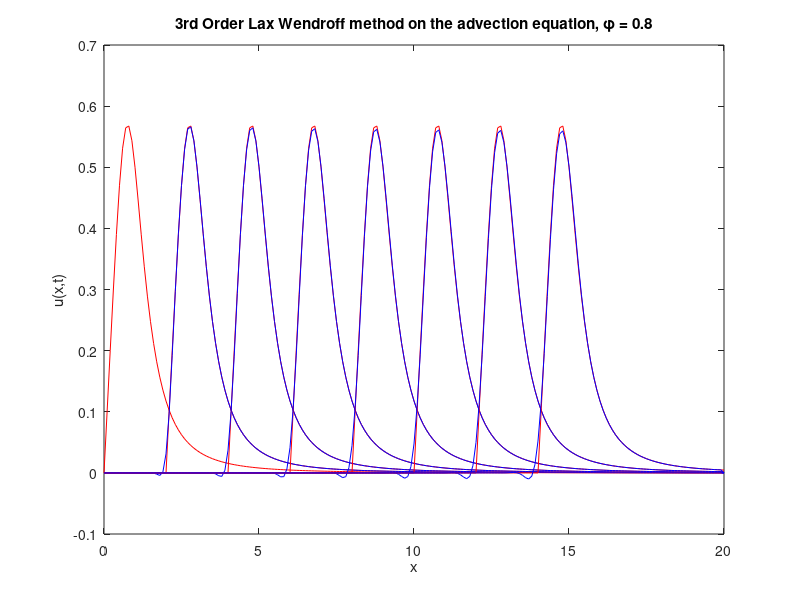

Reproduce this figure in MATLAB.
% A MATLAB code that includes multiple methods of solving the advection equation.
% Written by Kevin Roberts
% Last updated on September 2024

clear all
close all
clc

% Set the parameters for the solution
L = 20; % length of solution domain (from zero)
J = 200; % number of grid points (not counting zero)
x = linspace(0, L, J+1); % set up a vector of x locations
dx = L/J; % size of a grid cell, delta x
c = 1; % advection speed (downward is stable is this is less than 0)
dt = 0.08; % size of time step, delta t
phi = c*dt/dx; % phase speed

T = 15; % duraction of simulation
N = round(T/dt); % number of times to iterate simuation to get to time T

% setting the initial conditions for the various methods
exact0 = x./(x.^4 + 1);
u0 = x./(x.^4 + 1);
d0 = x./(x.^4 + 1);
c0 = x./(x.^4 + 1);
leap0 = x./(x.^4 + 1);
crank0 = x./(x.^4 + 1);
lax0 = x./(x.^4 + 1);
lax30 = x./(x.^4 + 1);

exact = exact0;
up = u0; 
down = d0;
centered = c0;
leapfrog = leap0;
crank = crank0;
lax = lax0;
lax3 = lax30;

% %%
% %%%%%%%%%%%%%%%%%%%%%%%%%%%%%%%%%%%%%%%%%%%%%%%
% % Running the Upwind Method on u_x + cu_t = 0 %
% %%%%%%%%%%%%%%%%%%%%%%%%%%%%%%%%%%%%%%%%%%%%%%%
% 
% plot(x, u0, 'r') % plot the IC
% 
% % add labels to the plot
% xlabel('x'), ylabel('u(x,t)')
% title(['Upwinding for the advection equation, \phi = ' num2str(c*dt/dx)])
% 
% for n = 1:N % beginning the for time loop
% 
%     up(1) = 0; % enforce the zero BC at x = 0
% 
%     for j = 2:J+1 % begin spatial loop; note that j = 1 is x = 0
%         un(j) = up(j) - c*dt/dx*(up(j)-up(j-1));
%     end % ending the spatial loop
% 
%     % to see results as an animation uncomment the line below and comment
%     % the if - end statement
% 
%     % plot(x,u0,'r',x,un,'b'), pause(.1) % plots the next calculated time slice and the IC for reference. Makes this an animation
% 
%     if mod(n*dt,2) < dt % check if current time is close to a multiple of 2
%         hold on, plot(x,un,'b'), hold off % if so, add a plot of current solution to existing plot
%     end
% 
%     up = un; % reset present solution for next time step
% end % end time loop
% 
% %%
% %%%%%%%%%%%%%%%%%%%%%%%%%%%%%%%%%%%%%%%%%%%%%%%%%
% % Running the Downwind Method on u_x + cu_t = 0 %
% %%%%%%%%%%%%%%%%%%%%%%%%%%%%%%%%%%%%%%%%%%%%%%%%%
% 
% plot(x, d0, 'r') % plot the IC
% 
% % add labels to the plot
% xlabel('x'), ylabel('u(x,t)')
% title(['Downwinding for the advection equation, \phi = ' num2str(c*dt/dx)])
% 
% for n = 1:N % beginning the for time loop
% 
%     down(1) = 0; % enforce the zero BC at x = 0
% 
%     for j = 2:J % begin spatial loop; note that j = 1 is x = 0
%         dn(j) = down(j) - c*dt/dx*(down(j+1)-down(j));
%     end % ending the spatial loop
% 
%     dn(J+1) = 0; % setting another boundary condition
% 
%     % to see results as an animation uncomment the line below and comment
%     % the if - end statement
% 
%     % plot(x,d0,'r',x,dn,'b'), pause(.1) % plots the next calculated time slice and the IC for reference. Makes this an animation
% 
%     if mod(n*dt,2) < dt % check if current time is close to a multiple of 2
%         hold on, plot(x,dn,'b'), hold off % if so, add a plot of current solution to existing plot
%     end
% 
%     down = dn; % reset present solution for next time step
% end % end time loop
% 
% %%
% %%%%%%%%%%%%%%%%%%%%%%%%%%%%%%%%%%%%%%%%%%%%%%%%%
% % Running the Centered Method on u_x + cu_t = 0 %
% %%%%%%%%%%%%%%%%%%%%%%%%%%%%%%%%%%%%%%%%%%%%%%%%%
% 
% plot(x, c0, 'r') % plot the IC
% 
% % add labels to the plot
% xlabel('x'), ylabel('u(x,t)')
% title(['Centering Method for the advection equation, \phi = ' num2str(c*dt/dx)])
% 
% for n = 1:N % beginning the for time loop
% 
%     centered(1) = 0; % enforce the zero BC at x = 0
%     for j = 2:J % begin spatial loop; note that j = 1 is x = 0
%         cn(j) = centered(j) - c*dt/(2*dx)*(centered(j+1)-centered(j-1));
%     end % ending the spatial loop
% 
%     cn(J+1) = 0; % setting another boundary condition
% 
%     % to see results as an animation uncomment the line below and comment
%     % the if - end statement
% 
%     % plot(x,c0,'r',x,cn,'b'), pause(.1) % plots the next calculated time slice and the IC for reference. Makes this an animation
% 
%     if mod(n*dt,2) < dt % check if current time is close to a multiple of 2
%         hold on, plot(x,cn,'b'), hold off % if so, add a plot of current solution to existing plot
%     end
%     % 
%     centered = cn; % reset present solution for next time step
% end % end time loop
% 
% %%
% %%%%%%%%%%%%%%%%%%%%%%%%%%%%%%%%%%%%%%%%%%%%%%%%%
% % Running the LeapFrog Method on u_x + cu_t = 0 %
% %%%%%%%%%%%%%%%%%%%%%%%%%%%%%%%%%%%%%%%%%%%%%%%%%
% 
% plot(x, leap0, 'r') % plot the IC
% 
% % add labels to the plot
% xlabel('x'), ylabel('u(x,t)')
% title(['Leap Frog Method for the advection equation, \phi = ' num2str(c*dt/dx)])
% 
% leap_all = leapfrog;
% 
% for n = 1:N % beginning the for time loop
% 
%     leapfrog(1) = 0; % enforce the zero BC at x = 0
% 
%     % using the upwind method for the first iteration
%     if n == 1
%         for j = 2:J+1 % begin spatial loop; note that j = 1 is x = 0
%             leapn(j) = leapfrog(j) - c*dt/dx*(leapfrog(j)-leapfrog(j-1));
%         end % ending the spatial loop
%     else
%         for j = 2:J % begin spatial loop; note that j = 1 is x = 0
%             leapn(j) = leap_all((n+1)-2, j) - c*dt/(dx)*(leapfrog(j+1)-leapfrog(j-1));
%         end % ending the spatial loop
%     end
% 
%     ln(J+1) = 0; % setting another boundary condition
% 
%     % to see results as an animation uncomment the line below and comment
%     % the if - end statement
% 
%     % plot(x,leap0,'r',x,leapn,'b'), pause(.01) % plots the next calculated time slice and the IC for reference. Makes this an animation
% 
%     if mod(n*dt,2) < dt % check if current time is close to a multiple of 2
%         hold on, plot(x,leapn,'b'), hold off % if so, add a plot of current solution to existing plot
%     end
%     % 
%     leap_all = [leap_all; leapn];
%     leapfrog = leapn; % reset present solution for next time step
% end % end time loop
% 
%%
% %%%%%%%%%%%%%%%%%%%%%%%%%%%%%%%%%%%%%%%%%%%%%%%%%%%
% % Crank-Nicolson Method on the Advection Equation %
% %%%%%%%%%%%%%%%%%%%%%%%%%%%%%%%%%%%%%%%%%%%%%%%%%%%
% 
% plot(x, crank0, 'b') % plot the IC
% F = 0;
% 
% % if we want to compare with the exact solution
% plot(x, exact0, 'r')
% 
% % add labels to the plot
% xlabel('x'), ylabel('u(x,t)')
% title(['Crank Nicolson for the advection equation, \phi = ' num2str(c*dt/dx)])
% 
% for n = 1:N % beginning the for time loop
% 
%     for j = 1:J+1 % begin spatial loop; note that j = 1 is x = 0
% 
%         if j == 1
%             crankn(j) = (1-phi)/(1+phi)*crank(j) + F/(1+phi);
%         else
%             crankn(j) = -(1-phi)/(1+phi)*crankn(j-1) + (1-phi)/(1+phi)*crank(j) + crank(j-1);      
%         end
% 
%     % evaluating the exact solution
%     exactn = (x - c*n*dt)./(1 + (x - c*n*dt).^4).*(x>=c*n*dt); 
% 
%     end % ending the spatial loop
% 
%     % to see results as an animation uncomment the line below and comment
%     % the if - end statement
% 
%     % plot(x,u0,'r',x,crankn,'b'), pause(.1) % plots the next calculated time slice and the IC for reference. Makes this an animation
% 
%     if mod(n*dt,2) < dt % check if current time is close to a multiple of 2
%         hold on, plot(x,exactn, 'r'), hold off % for plotting the exact
%         hold on, plot(x,crankn,'b'), hold off % if so, add a plot of current solution to existing plot
%     end
% 
%     crank = crankn; % reset present solution for next time step
%     exact = exactn; % for comparing the exact
% end % end time loop

% %%
% %%%%%%%%%%%%%%%%%%%%%%%%%%%%%%%%%%%%%%%%%%%%%%%%%
% % Lax-Wendroff Method on the Advection Equation %
% %%%%%%%%%%%%%%%%%%%%%%%%%%%%%%%%%%%%%%%%%%%%%%%%%
% 
% plot(x, lax0, 'r') % plot the IC
% 
% % if we want to compare with the exact solution
% plot(x, exact0, 'r')
% 
% % add labels to the plot
% xlabel('x'), ylabel('u(x,t)')
% title(['Lax Wendroff method on the advection equation, \phi = ' num2str(c*dt/dx)])
% 
% for n = 1:N % beginning the for time loop
% 
%     lax(1) = 0; % setting a boundary condition
% 
%     for j = 2:J % begin spatial loop; note that j = 1 is x = 0
% 
%         laxn(j) = lax(j) - (1/2)*phi*(lax(j+1) - lax(j-1)) + (1/2)*phi^2*(lax(j+1) + lax(j-1) - 2*lax(j));
% 
%     end % ending the spatial loop
% 
%     laxn(J+1) = 0; % setting the other boundary condition
% 
%     % evaluating the exact solution
%     exactn = (x - c*n*dt)./(1 + (x - c*n*dt).^4).*(x>=c*n*dt); 
% 
%     % to see results as an animation uncomment the line below and comment
%     % the if - end statement
% 
%     % plot(x,u0,'r',x,laxn,'b'), pause(.1) % plots the next calculated time slice and the IC for reference. Makes this an animation
% 
%     if mod(n*dt,2) < dt % check if current time is close to a multiple of 2
%         hold on, plot(x,exactn, 'r'), hold off % for plotting the exact
%         hold on, plot(x,laxn,'b'), hold off % if so, add a plot of current solution to existing plot
%     end
% 
%     lax = laxn; % reset present solution for next time step
%     exact = exactn; % for comparing the exact
% end % end time loop

%%
%%%%%%%%%%%%%%%%%%%%%%%%%%%%%%%%%%%%%%%%%%%%%%%%%%%%%%%%%%%
% 3rd Order Lax-Wendroff Method on the Advection Equation %
%%%%%%%%%%%%%%%%%%%%%%%%%%%%%%%%%%%%%%%%%%%%%%%%%%%%%%%%%%%

plot(x, lax30, 'r') % plot the IC

% if we want to compare with the exact solution
plot(x, exact0, 'r')

% add labels to the plot
xlabel('x'), ylabel('u(x,t)')
title(['3rd Order Lax Wendroff method on the advection equation, \phi = ' num2str(c*dt/dx)])

% defining coefficients
a_neg2 = 1/6*(phi^3 - phi);
a_neg1 = 1/2*(2*phi + phi^2 - phi^3);
a_0 = 1 - 1/2*phi - phi^2 + 1/2*phi^3;
a_1 = 1/6*(-2*phi + 3*phi^2 - phi^3);

for n = 1:N % beginning the for time loop

    lax3(1) = 0; % setting a boundary condition

    for j = 2:J % begin spatial loop; note that j = 1 is x = 0
        
        if j == 2
            % using the upwind scheme for when j = 2
            lax3n(j) = lax3(j) - phi*(lax3(j)-lax3(j-1));
        else
            lax3n(j) = a_neg2*lax3(j-2) + a_neg1*lax3(j-1) + a_0*lax3(j) + a_1*lax3(j+1);
        end

    end % ending the spatial loop

    lax3n(J+1) = 0; % setting the other boundary condition

    % evaluating the exact solution
    exactn = (x - c*n*dt)./(1 + (x - c*n*dt).^4).*(x>=c*n*dt); 

    % to see results as an animation uncomment the line below and comment
    % the if - end statement

    % plot(x,u0,'r',x,lax3n,'b'), pause(.1) % plots the next calculated time slice and the IC for reference. Makes this an animation

    if mod(n*dt,2) < dt % check if current time is close to a multiple of 2
        hold on, plot(x,exactn, 'r'), hold off % for plotting the exact
        hold on, plot(x,lax3n,'b'), hold off % if so, add a plot of current solution to existing plot
    end

    lax3 = lax3n; % reset present solution for next time step
    exact = exactn; % for comparing the exact
end % end time loop
